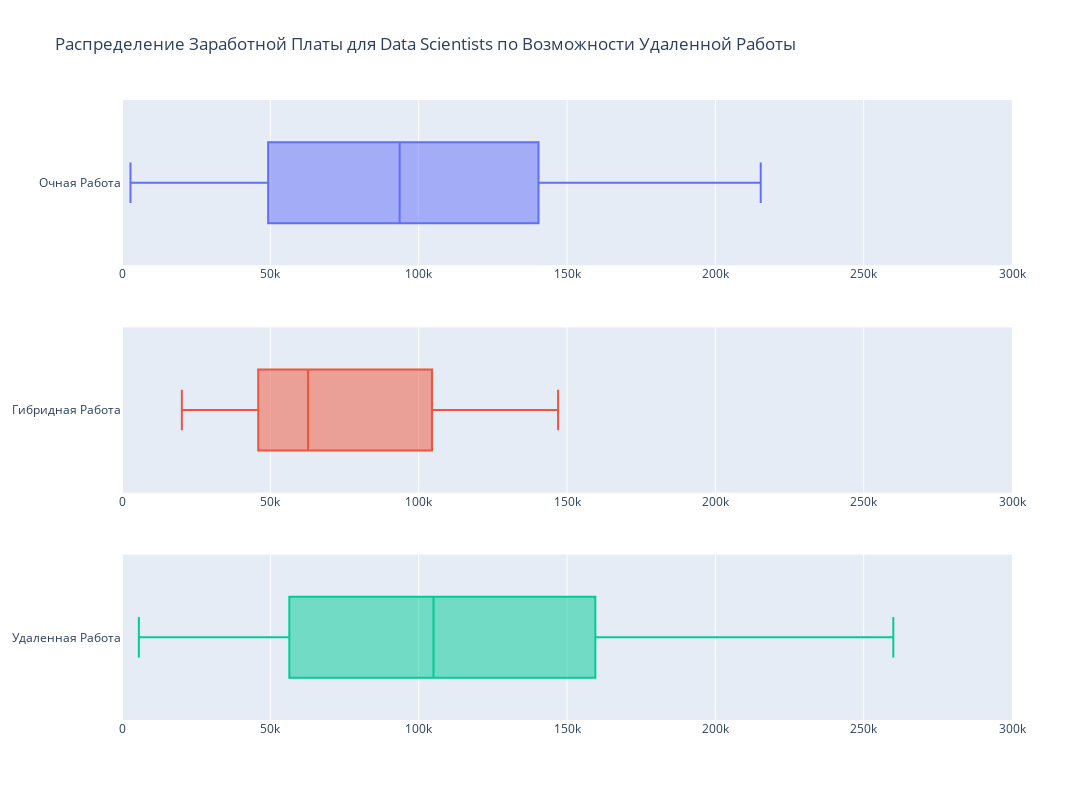

This figure's notebook cell:
### Markdown cell above
### Как соотносятся зарплаты специалистов Data Scientist при возможности удаленной работы?

### Code cell
#remote_ratio is a numerical feature, thus need to filter by remote_ratio for easier visualization
no_distance = salaries[(salaries['job_title'] == 'Data Scientist') & (salaries['remote_ratio'] == 0)]
part_distance = salaries[(salaries['job_title'] == 'Data Scientist') & (salaries['remote_ratio'] == 50)]
full_distance = salaries[(salaries['job_title'] == 'Data Scientist') & (salaries['remote_ratio'] == 100)]

#create side-by-side plots
fig = make_subplots(rows=3, cols=1)

#first graph
fig.add_trace(
    go.Box(x=no_distance['salary'], name='Очная Работа'),
    row=1, col=1
)

#set the same axis limits
fig.update_xaxes(range=[0, 300000])


#second graph
fig.add_trace(
    go.Box(x=part_distance['salary'], name='Гибридная Работа'),
    row=2, col=1
)

#set the same axis limits
fig.update_xaxes(range=[0, 300000])


#third graph
fig.add_trace(
    go.Box(x=full_distance['salary'], name='Удаленная Работа'),
    row=3, col=1
)

#set the same axis limits
fig.update_xaxes(range=[0, 300000])

#set characteristics
fig.update_layout(height=800,
                  width=1100,
                  showlegend=False,
                  title_text='Распределение Заработной Платы для Data Scientists по Возможности Удаленной Работы'
)

fig.show()

### Figure 1 — Plotly figure (JSON) as saved in the notebook; plotly's stock layout.template omitted (floating-point values rounded to 4 significant figures)
{"data": [{"name": "Очная Работа", "type": "box", "x": [79833, 51321, 40481, 39916, 49268, 91237, 73000, 9466, 100000, 2859, 12901, 33808, 135000, 4000, 130000, 90000, 117789, 104702, 65438, 39263, 180000, 120000, 95550, 150000, 71982, 45807, 180000, 80000, 140400, 215300, 183228, 91614, 122346, 141300, 102100, 205300, 205300, 140400], "xaxis": "x", "yaxis": "y"}, {"name": "Гибридная Работа", "type": "box", "x": [35735, 120000, 21669, 62726, 62726, 42197, 53192, 29751, 49646, 90734, 147000, 61467, 116914, 56256, 88654, 36643, 115000, 130000, 77684, 58000, 20171, 109000, 100000, 86703], "xaxis": "x2", "yaxis": "y2"}, {"name": "Удаленная Работа", "type": "box", "x": [68428, 45760, 76958, 105000, 38776, 118000, 138350, 105000, 50000, 80000, 82500, 150000, 75774, 13400, 119059, 40038, 5679, 37825, 160000, 87738, 46809, 103691, 165000, 90000, 28399, 16904, 25532, 100000, 136620, 99360, 146000, 123000, 165220, 120160, 167000, 211500, 138600, 170000, 215300, 158200, 180000, 260000, 31615, 18442, 104890, 140000, 220000, 185100, 200000, 120000, 230000, 100000, 35590, 100000, 165000, 52396, 40000, 48000, 69336, 135000, 78000, 176000, 144000, 210000, 150000, 160000, 130000], "xaxis": "x3", "yaxis": "y3"}], "layout": {"height": 800, "showlegend": false, "title": {"text": "Распределение Заработной Платы для Data Scientists по Возможности Удаленной Работы"}, "width": 1100, "xaxis": {"anchor": "y", "domain": [0, 1], "range": [0, 300000]}, "xaxis2": {"anchor": "y2", "domain": [0, 1], "range": [0, 300000]}, "xaxis3": {"anchor": "y3", "domain": [0, 1], "range": [0, 300000]}, "yaxis": {"anchor": "x", "domain": [0.7333, 1]}, "yaxis2": {"anchor": "x2", "domain": [0.3667, 0.6333]}, "yaxis3": {"anchor": "x3", "domain": [0, 0.2667]}}}
